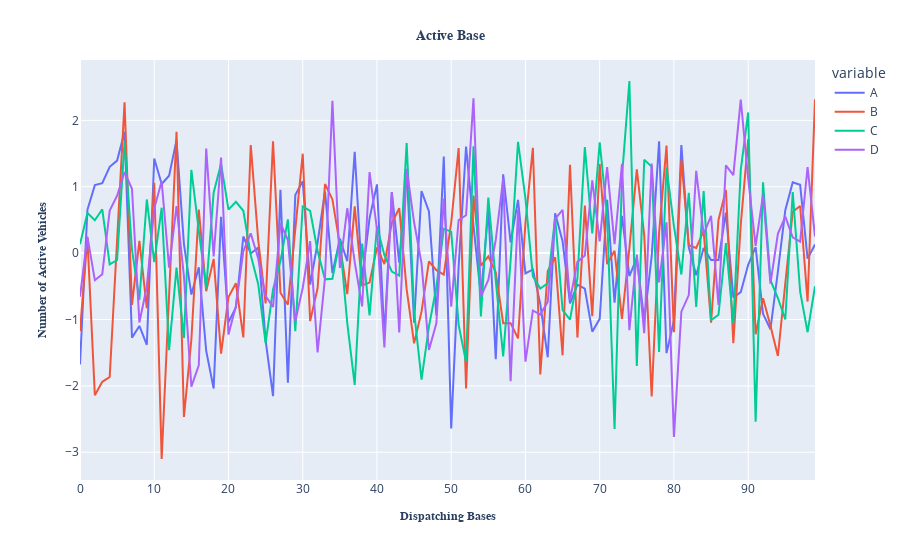

The cell this chart's notebook holds for it:
### Code cell
fig = px.line(data_frame= df1)

fig.update_layout(
    title={
        'text': "Active Base",
        'x': 0.5,  # Center the title
        'xanchor': 'center',
        'yanchor': 'top'
    },
    title_font=dict(
        size=14,
        family="Arial",
        weight = "bold",
    ),
    xaxis_title="Dispatching Bases",
    yaxis_title="Number of Active Vehicles",
    xaxis=dict(
        title_font=dict(size=12, family="Arial",weight = "bold"),
    ),
    yaxis=dict(
        title_font=dict(size=12, family="Arial",weight = "bold"),
    ),  
)

fig.update_traces(marker_color="yellowgreen")

pio.show(fig)
